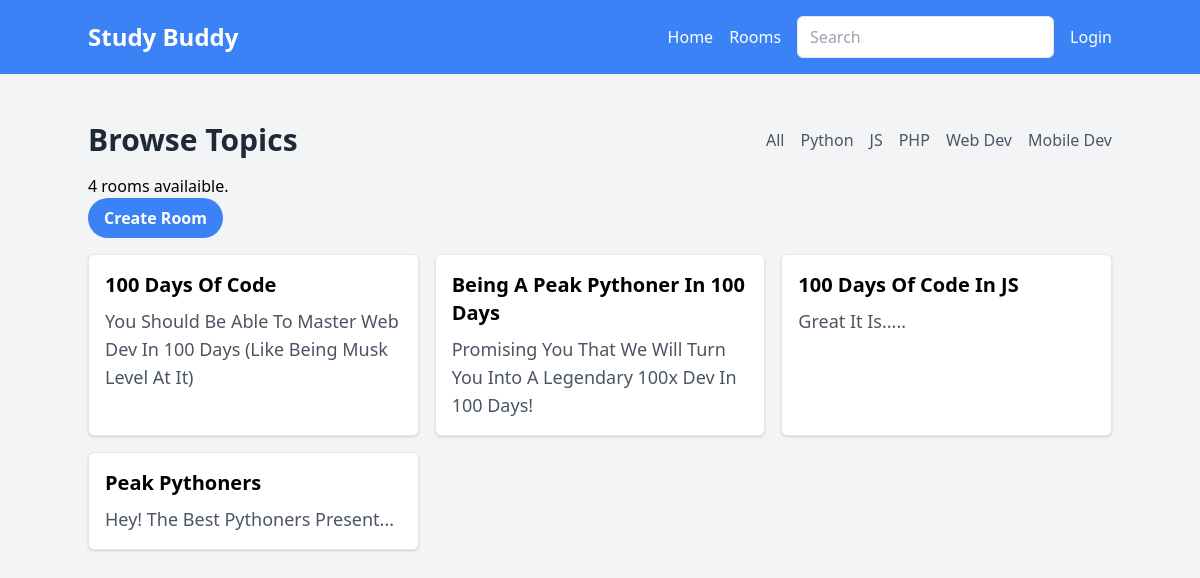
The page / on the database its author committed.
### base/models.py (models this page shows, shortened)
class Topic(models.Model):
    name = models.CharField(max_length=200)

class Room(models.Model):
    host = models.ForeignKey(User, on_delete=models.SET_NULL, null = True)
    topic = models.ForeignKey(Topic, on_delete=models.SET_NULL, null = True)
    name = models.CharField(max_length=200)
    description = models.TextField(null=True, blank=True)
    participants = models.ManyToManyField(User, related_name="participants", blank=True)
    updated = models.DateTimeField(auto_now=True)
    created = models.DateTimeField(auto_now_add=True)
    class Meta:
        ordering = ["-updated", "-created"]

### base/views.py (the view)
# urls.py: 2. Add a URL to urlpatterns:  path('', views.home, name='home')
def home(request):
    search = request.GET.get("search")
    if search == None or search == "All":
        rooms = Room.objects.all()
    else:
        rooms = Room.objects.filter(
            Q(topic__name__icontains=search) |
            Q(name__icontains=search) |
            Q(description__icontains=search)
        )
    rooms_count = rooms.count()
    topics = Topic.objects.all()
    context = {"rooms" : rooms, "topics": topics, "rooms_count": rooms_count}
    return render(request,  "base/home.html", context)

### base/templates/base/home.html (shortened to what this page needs)
{% extends "mainlayout.html" %}
{% block content %}
<div class="container mx-auto mt-8">
    <div class="py-4">
        <div class="container mx-auto">
            <div class="flex items-center justify-between">
                <h2 class="text-gray-800 text-3xl font-semibold">Browse Topics</h2>
                <ul class="flex space-x-4">
                    <li>
                        <a href="{% url 'home' %}?search=All" class="text-gray-600 hover:text-indigo-500 hover:underline transition duration-300">All</a>
                    </li>
                    {% for topic in topics %}
                    <li>
                        <a href="{% url 'home' %}?search={{topic.name}}" class="text-gray-600 hover:text-indigo-500 hover:underline transition duration-300">{{topic.name}}</a>
                    </li>
                    {% endfor %}
                </ul>
            </div>
        </div>
    </div>
        <p>{{rooms_count}} rooms availaible.</p>
        <a href="{% url 'create-room' %}" class="bg-blue-500 text-white font-bold py-2 px-4 rounded-full hover:bg-blue-700 hover:shadow-md transition duration-300 mb-4 inline-block">Create Room</a>
    <div class="grid grid-cols-1 md:grid-cols-2 lg:grid-cols-3 gap-4">
        {% for room in rooms %}
            <div class="bg-white border p-4 rounded-md shadow">
                <a href="{% url 'room' room.id %}">
                    <h5 class="text-xl font-bold mb-2">{{ room.name }}</h5>
                    <p class="text-lg text-gray-600">{{ room.description }}</p>
                </a>
            </div>
        {% endfor %}
    </div>
</div>
{% endblock content %}

### rows shown on the page
Topic: name "Python"
Topic: name "JS"
Topic: name "PHP"
Topic: name "Web Dev"
Topic: name "Mobile Dev"
Room: name "100 Days Of Code", description "You Should Be Able To Master Web Dev In 100 Days (Like Being Musk Level At It)"
Room: name "Being A Peak Pythoner In 100 Days", description "Promising You That We Will Turn You Into A Legendary 100x Dev In 100 Days!"
Room: name "100 Days Of Code In JS", description "Great It Is....."
Room: name "Peak Pythoners", description "Hey! The Best Pythoners Present..."

### other values the page prints
{{ rooms_count }} "4"
